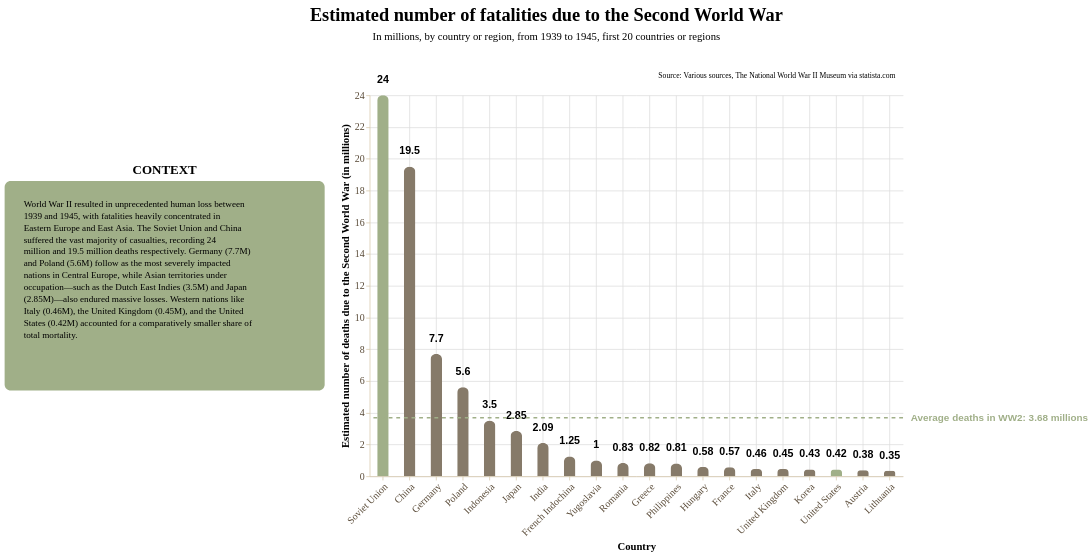

The cell this chart's notebook holds for it:
### Markdown cell above
Data story with **bar chart**

### Code cell
story = (
    pn.Story(
    #Builing the Story class object
        data = ww2_death,
        width = 700,
        template = militaryTemplate #Using militaryTemplate
    )

    #Method invocation
    #Bar chart
    .mark_bar(
        cornerRadiusEnd = 7,
        size = 15
    )

    #Data encoding
    #To create a horizontal bar chart we plot the cathegorical data on Y and the numerical data on X
    .encode(
        x = alt.X(
            "country:N",
            title = "Country", 
            axis = alt.Axis(
                grid = True,
                labelAngle = -45
            ),
            sort = "-y" #Sorting the data in a descending order
        ),
        y = alt.Y(
            "death:Q",
            title = "Estimated number of deaths due to the Second World War (in millions)",
            axis = alt.Axis(
                grid = True
            ),
        ),
    )
    
    #Data source
    .add_source(
        text = "Source: Various sources, The National World War II Museum via statista.com",
        position = "top",
        align = "right"
    )
    
    #Title and subtitle
    .add_title(
        title = "Estimated number of fatalities due to the Second World War",
        subtitle = "In millions, by country or region, from 1939 to 1945, first 20 countries or regions",
        align = "center"
    )
    
    #Context area (on the right)
    .add_context(
        text = "World War II resulted in unprecedented human loss between 1939 and 1945, with fatalities heavily concentrated in Eastern Europe and East Asia. The Soviet Union and China suffered the vast majority of casualties, recording 24 million and 19.5 million deaths respectively. Germany (7.7M) and Poland (5.6M) follow as the most severely impacted nations in Central Europe, while Asian territories under occupation—such as the Dutch East Indies (3.5M) and Japan (2.85M)—also endured massive losses. Western nations like Italy (0.46M), the United Kingdom (0.45M), and the United States (0.42M) accounted for a comparatively smaller share of total mortality.",
        position = "left",
    )

    # Highlighting line (mean)
    .add_line(
        orientation = "horizontal",
        value = ww2_death["death"],
        math = "mean",
        label_text = "Average deaths in WW2: 3.68 millions",
        label_font_size = 13,
        color = "rgb(160, 175, 136)",
        label_font_weight = "bold"
    )

    .add_highlight(["Soviet Union", "United States"])

    .add_labels_chart(
        values = "death:Q",
        font_weight = "bold",
        font_size = 14,
        dy = -20
    )

    .render()
)

story

### Figure 1 — Vega-Lite specification as saved in the notebook (floating-point values rounded to 4 significant figures)
{"config": {"view": {"continuousWidth": 300, "continuousHeight": 300, "strokeWidth": 0}, "axis": {"domainColor": "#d8c9ad", "grid": false, "labelColor": "#594a37", "labelFont": "Merriweather", "labelFontSize": 13, "tickColor": "#d8c9ad", "titleColor": "#000000", "titleFont": "Merriweather", "titleFontSize": 14}, "axisX": {"labelAngle": 0, "labelExpr": "length(datum.label) > 12 ? replace(datum.label, /\\s+/, '\\n') : datum.label", "labelLineHeight": 14}, "bar": {"color": "rgb(134, 122, 105)"}, "legend": {"labelColor": "#594a37", "labelFont": "Merriweather", "labelFontSize": 12, "titleColor": "#000000", "titleFont": "Merriweather", "titleFontSize": 12}, "line": {"color": "rgb(134, 122, 105)"}, "mark": {"strokeWidth": 2.5}, "point": {"color": "#000000", "filled": true, "size": 75}, "range": {"category": ["rgb(134, 122, 105)", "rgb(160, 175, 136)", "#348035", "#a46cc2", "#d96027"]}, "title": {"color": "#000000", "font": "Merriweather", "fontSize": 24}}, "vconcat": [{"layer": [{"mark": {"type": "rect", "color": "transparent"}}, {"mark": {"type": "text", "align": "center", "baseline": "top", "color": "#000000", "font": "Oswald", "fontSize": 24, "fontWeight": "bold", "text": "Estimated number of fatalities due to the Second World War"}, "encoding": {"x": {"value": 605.5}, "y": {"value": 4}}}, {"mark": {"type": "text", "align": "center", "baseline": "top", "color": "#000000", "font": "Merriweather", "fontSize": 14, "text": "In millions, by country or region, from 1939 to 1945, first 20 countries or regions"}, "encoding": {"x": {"value": 605.5}, "y": {"value": 37}}}], "data": {"name": "data-6fad5c34291b82fc9632cbce143d677a"}, "height": 70, "width": 1211.0}, {"hconcat": [{"layer": [{"mark": {"type": "rect", "color": "rgb(160, 175, 136)", "cornerRadius": 8.0, "opacity": 1.0, "stroke": "rgba(0, 0, 0, 0)", "strokeWidth": 2.0}, "encoding": {"x": {"value": 0}, "x2": {"value": 420.0}, "y": {"value": 112.5}, "y2": {"value": 387.5}}}, {"mark": {"type": "text", "align": "left", "baseline": "top", "color": "rgb(0, 0, 0)", "font": "Merriweather", "fontSize": 12, "fontStyle": "normal", "fontWeight": "normal", "lineBreak": "\n", "lineHeight": 15.6, "text": "World War II resulted in unprecedented human loss between\n1939 and 1945, with fatalities heavily concentrated in\nEastern Europe and East Asia. The Soviet Union and China\nsuffered the vast majority of casualties, recording 24\nmillion and 19.5 million deaths respectively. Germany (7.7M)\nand Poland (5.6M) follow as the most severely impacted\nnations in Central Europe, while Asian territories under\noccupation—such as the Dutch East Indies (3.5M) and Japan\n(2.85M)—also endured massive losses. Western nations like\nItaly (0.46M), the United Kingdom (0.45M), and the United\nStates (0.42M) accounted for a comparatively smaller share of\ntotal mortality."}, "encoding": {"x": {"value": 25}, "y": {"value": 137.5}}}, {"mark": {"type": "text", "align": "center", "baseline": "bottom", "color": "rgb(0, 0, 0)", "dy": 0, "font": "Merriweather", "fontSize": 17, "fontWeight": "bold", "text": "CONTEXT"}, "encoding": {"x": {"value": 210.0}, "y": {"value": 107.5}}}], "data": {"name": "data-6fad5c34291b82fc9632cbce143d677a"}, "height": 275.0, "width": 420.0}, {"layer": [{"mark": {"type": "bar", "cornerRadiusEnd": 7, "size": 15}, "encoding": {"color": {"condition": {"test": {"field": "country", "oneOf": ["Soviet Union", "United States"]}, "field": "country", "legend": null, "scale": {"domain": ["Soviet Union", "United States"], "range": ["rgb(160, 175, 136)", "rgb(160, 175, 136)"]}, "type": "nominal"}, "value": "rgb(134, 122, 105)"}, "x": {"axis": {"grid": true, "labelAngle": -45}, "field": "country", "sort": "-y", "title": "Country", "type": "nominal"}, "y": {"axis": {"grid": true}, "field": "death", "title": "Estimated number of deaths due to the Second World War (in millions)", "type": "quantitative"}}}, {"mark": {"type": "text", "align": "center", "angle": 0, "color": "rgb(0, 0, 0)", "dx": 0, "dy": -20, "fontSize": 14, "fontWeight": "bold", "lineBreak": "\n"}, "encoding": {"text": {"field": "death", "type": "quantitative"}, "x": {"axis": {"grid": true, "labelAngle": -45}, "field": "country", "sort": "-y", "title": "Country", "type": "nominal"}, "y": {"axis": {"grid": true}, "field": "death", "title": "Estimated number of deaths due to the Second World War (in millions)", "type": "quantitative"}}}, {"data": {"name": "data-6fad5c34291b82fc9632cbce143d677a"}, "mark": {"type": "text", "align": "right", "baseline": "bottom", "color": "rgb(0, 0, 0)", "font": "Merriweather", "fontSize": 10, "lineBreak": "\n", "text": "Source: Various sources, The National World War II Museum via statista.com"}, "encoding": {"x": {"value": 690}, "y": {"value": -20}}}, {"layer": [{"data": {"name": "data-1bf28dd0ce705f3911875b343371f3e5"}, "mark": {"type": "rule", "color": "rgb(160, 175, 136)", "strokeDash": [5, 5], "strokeWidth": 2}, "encoding": {"y": {"field": "y", "type": "quantitative"}}}, {"data": {"name": "data-d9b7f19d90069ba4b87e106a5481daa5"}, "mark": {"type": "text", "align": "left", "color": "rgb(160, 175, 136)", "dx": 0, "dy": 0, "fontSize": 13, "fontStyle": "normal", "fontWeight": "bold"}, "encoding": {"text": {"value": "Average deaths in WW2: 3.68 millions"}, "x": {"value": 710}, "y": {"field": "y", "type": "quantitative"}}}]}], "data": {"name": "data-4729fe9a192cea9d0ea014e541cc79b6"}, "height": 500, "width": 700}]}], "center": true, "resolve": {"axis": {"x": "shared", "y": "shared"}}, "$schema": "https://vega.github.io/schema/vega-lite/v6.4.1.json", "datasets": {"data-6fad5c34291b82fc9632cbce143d677a": [{"_": 0}], "data-4729fe9a192cea9d0ea014e541cc79b6": [{"country": "Soviet Union", "death": 24.0}, {"country": "China", "death": 19.5}, {"country": "Germany", "death": 7.7}, {"country": "Poland", "death": 5.6}, {"country": "Indonesia", "death": 3.5}, {"country": "Japan", "death": 2.85}, {"country": "India", "death": 2.09}, {"country": "French Indochina", "death": 1.25}, {"country": "Yugoslavia", "death": 1.0}, {"country": "Romania", "death": 0.83}, {"country": "Greece", "death": 0.82}, {"country": "Philippines", "death": 0.81}, {"country": "Hungary", "death": 0.58}, {"country": "France", "death": 0.57}, {"country": "Italy", "death": 0.46}, {"country": "United Kingdom", "death": 0.45}, {"country": "Korea", "death": 0.43}, {"country": "United States", "death": 0.42}, {"country": "Austria", "death": 0.38}, {"country": "Lithuania", "death": 0.35}], "data-1bf28dd0ce705f3911875b343371f3e5": [{"y": 3.68}], "data-d9b7f19d90069ba4b87e106a5481daa5": [{"y": 3.68, "label_x": 0}]}}
